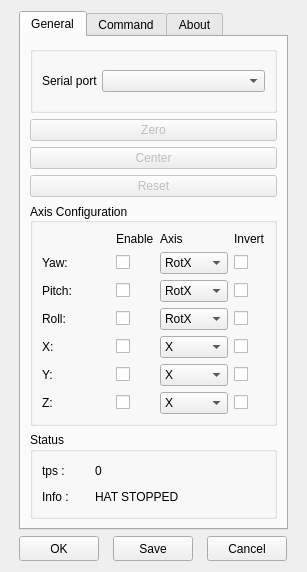
<?xml version="1.0" encoding="UTF-8"?>
<ui version="4.0">
 <class>UIHATControls</class>
 <widget class="QWidget" name="UIHATControls">
  <property name="geometry">
   <rect>
    <x>0</x>
    <y>0</y>
    <width>307</width>
    <height>520</height>
   </rect>
  </property>
  <property name="minimumSize">
   <size>
    <width>0</width>
    <height>0</height>
   </size>
  </property>
  <property name="maximumSize">
   <size>
    <width>65536</width>
    <height>65536</height>
   </size>
  </property>
  <property name="contextMenuPolicy">
   <enum>Qt::NoContextMenu</enum>
  </property>
  <property name="windowTitle">
   <string>Head Arduino Tracker settings FaceTrackNoIR</string>
  </property>
  <property name="windowIcon">
   <iconset resource="ftnoir_hat.qrc">
    <normaloff>:/images/hat.ico</normaloff>:/images/hat.ico</iconset>
  </property>
  <property name="windowOpacity">
   <double>1.000000000000000</double>
  </property>
  <property name="layoutDirection">
   <enum>Qt::LeftToRight</enum>
  </property>
  <property name="autoFillBackground">
   <bool>false</bool>
  </property>
  <layout class="QGridLayout" name="gridLayout_7">
   <item row="1" column="2">
    <widget class="QPushButton" name="btnCancel">
     <property name="sizePolicy">
      <sizepolicy hsizetype="Preferred" vsizetype="Fixed">
       <horstretch>0</horstretch>
       <verstretch>0</verstretch>
      </sizepolicy>
     </property>
     <property name="minimumSize">
      <size>
       <width>80</width>
       <height>25</height>
      </size>
     </property>
     <property name="maximumSize">
      <size>
       <width>80</width>
       <height>25</height>
      </size>
     </property>
     <property name="text">
      <string>Cancel</string>
     </property>
    </widget>
   </item>
   <item row="1" column="0">
    <widget class="QPushButton" name="btnOK">
     <property name="sizePolicy">
      <sizepolicy hsizetype="Preferred" vsizetype="Fixed">
       <horstretch>0</horstretch>
       <verstretch>0</verstretch>
      </sizepolicy>
     </property>
     <property name="minimumSize">
      <size>
       <width>80</width>
       <height>25</height>
      </size>
     </property>
     <property name="maximumSize">
      <size>
       <width>80</width>
       <height>25</height>
      </size>
     </property>
     <property name="text">
      <string>OK</string>
     </property>
    </widget>
   </item>
   <item row="0" column="0" colspan="3">
    <widget class="QTabWidget" name="tabWidget">
     <property name="minimumSize">
      <size>
       <width>0</width>
       <height>0</height>
      </size>
     </property>
     <property name="maximumSize">
      <size>
       <width>65535</width>
       <height>65535</height>
      </size>
     </property>
     <property name="currentIndex">
      <number>0</number>
     </property>
     <widget class="QWidget" name="tab_config">
      <attribute name="title">
       <string>General</string>
      </attribute>
      <layout class="QVBoxLayout" name="verticalLayout">
       <item>
        <widget class="QGroupBox" name="groupBox_2">
         <property name="title">
          <string/>
         </property>
         <property name="flat">
          <bool>true</bool>
         </property>
         <layout class="QGridLayout" name="gridLayout_2">
          <property name="spacing">
           <number>4</number>
          </property>
          <item row="0" column="0">
           <widget class="QLabel" name="label_5">
            <property name="sizePolicy">
             <sizepolicy hsizetype="Maximum" vsizetype="Preferred">
              <horstretch>0</horstretch>
              <verstretch>0</verstretch>
             </sizepolicy>
            </property>
            <property name="maximumSize">
             <size>
              <width>65536</width>
              <height>16777215</height>
             </size>
            </property>
            <property name="text">
             <string>Serial port</string>
            </property>
           </widget>
          </item>
          <item row="0" column="1">
           <widget class="QComboBox" name="cbSerialPort">
            <property name="sizePolicy">
             <sizepolicy hsizetype="MinimumExpanding" vsizetype="Fixed">
              <horstretch>0</horstretch>
              <verstretch>0</verstretch>
             </sizepolicy>
            </property>
            <property name="maximumSize">
             <size>
              <width>65535</width>
              <height>16777215</height>
             </size>
            </property>
            <property name="editable">
             <bool>false</bool>
            </property>
            <property name="sizeAdjustPolicy">
             <enum>QComboBox::AdjustToMinimumContentsLength</enum>
            </property>
            <property name="modelColumn">
             <number>0</number>
            </property>
           </widget>
          </item>
         </layout>
        </widget>
       </item>
       <item>
        <widget class="QPushButton" name="btnZero">
         <property name="enabled">
          <bool>false</bool>
         </property>
         <property name="minimumSize">
          <size>
           <width>80</width>
           <height>20</height>
          </size>
         </property>
         <property name="text">
          <string>Zero</string>
         </property>
        </widget>
       </item>
       <item>
        <widget class="QPushButton" name="btnCenter">
         <property name="enabled">
          <bool>false</bool>
         </property>
         <property name="minimumSize">
          <size>
           <width>80</width>
           <height>20</height>
          </size>
         </property>
         <property name="text">
          <string>Center</string>
         </property>
        </widget>
       </item>
       <item>
        <widget class="QPushButton" name="btnReset">
         <property name="enabled">
          <bool>false</bool>
         </property>
         <property name="minimumSize">
          <size>
           <width>80</width>
           <height>20</height>
          </size>
         </property>
         <property name="text">
          <string>Reset</string>
         </property>
        </widget>
       </item>
       <item>
        <widget class="QGroupBox" name="groupBox_3">
         <property name="minimumSize">
          <size>
           <width>0</width>
           <height>106</height>
          </size>
         </property>
         <property name="title">
          <string>Axis Configuration</string>
         </property>
         <property name="alignment">
          <set>Qt::AlignLeading|Qt::AlignLeft|Qt::AlignVCenter</set>
         </property>
         <layout class="QGridLayout" name="gridLayout_6">
          <item row="2" column="2">
           <widget class="QComboBox" name="cb_pitch">
            <property name="toolTip">
             <string>Associate Axis</string>
            </property>
            <item>
             <property name="text">
              <string>RotX</string>
             </property>
            </item>
            <item>
             <property name="text">
              <string>RotY</string>
             </property>
            </item>
            <item>
             <property name="text">
              <string>RotZ</string>
             </property>
            </item>
           </widget>
          </item>
          <item row="1" column="1">
           <widget class="QCheckBox" name="chkEnableYaw">
            <property name="maximumSize">
             <size>
              <width>20</width>
              <height>16777215</height>
             </size>
            </property>
            <property name="toolTip">
             <string>Enable Axis</string>
            </property>
            <property name="layoutDirection">
             <enum>Qt::LeftToRight</enum>
            </property>
            <property name="text">
             <string/>
            </property>
           </widget>
          </item>
          <item row="4" column="1">
           <widget class="QCheckBox" name="chkEnableX">
            <property name="maximumSize">
             <size>
              <width>20</width>
              <height>16777215</height>
             </size>
            </property>
            <property name="toolTip">
             <string>Enable Axis</string>
            </property>
            <property name="layoutDirection">
             <enum>Qt::LeftToRight</enum>
            </property>
            <property name="text">
             <string/>
            </property>
           </widget>
          </item>
          <item row="2" column="0">
           <widget class="QLabel" name="label_pitch">
            <property name="text">
             <string>Pitch:</string>
            </property>
           </widget>
          </item>
          <item row="0" column="1">
           <widget class="QLabel" name="label">
            <property name="text">
             <string>Enable</string>
            </property>
           </widget>
          </item>
          <item row="2" column="1">
           <widget class="QCheckBox" name="chkEnablePitch">
            <property name="maximumSize">
             <size>
              <width>20</width>
              <height>16777215</height>
             </size>
            </property>
            <property name="toolTip">
             <string>Enable Axis</string>
            </property>
            <property name="layoutDirection">
             <enum>Qt::LeftToRight</enum>
            </property>
            <property name="text">
             <string/>
            </property>
           </widget>
          </item>
          <item row="1" column="0">
           <widget class="QLabel" name="label_yaw">
            <property name="text">
             <string>Yaw:</string>
            </property>
           </widget>
          </item>
          <item row="0" column="3">
           <widget class="QLabel" name="label_3">
            <property name="text">
             <string>Invert</string>
            </property>
           </widget>
          </item>
          <item row="5" column="0">
           <widget class="QLabel" name="label_y">
            <property name="text">
             <string>Y:</string>
            </property>
           </widget>
          </item>
          <item row="3" column="3">
           <widget class="QCheckBox" name="chkInvertRoll">
            <property name="maximumSize">
             <size>
              <width>20</width>
              <height>16777215</height>
             </size>
            </property>
            <property name="toolTip">
             <string>Invert Axis</string>
            </property>
            <property name="layoutDirection">
             <enum>Qt::LeftToRight</enum>
            </property>
            <property name="styleSheet">
             <string notr="true"/>
            </property>
            <property name="text">
             <string/>
            </property>
           </widget>
          </item>
          <item row="4" column="0">
           <widget class="QLabel" name="label_x">
            <property name="text">
             <string>X:</string>
            </property>
           </widget>
          </item>
          <item row="5" column="3">
           <widget class="QCheckBox" name="chkInvertY">
            <property name="maximumSize">
             <size>
              <width>20</width>
              <height>16777215</height>
             </size>
            </property>
            <property name="toolTip">
             <string>Invert Axis</string>
            </property>
            <property name="layoutDirection">
             <enum>Qt::LeftToRight</enum>
            </property>
            <property name="styleSheet">
             <string notr="true"/>
            </property>
            <property name="text">
             <string/>
            </property>
           </widget>
          </item>
          <item row="6" column="3">
           <widget class="QCheckBox" name="chkInvertZ">
            <property name="maximumSize">
             <size>
              <width>20</width>
              <height>16777215</height>
             </size>
            </property>
            <property name="toolTip">
             <string>Invert Axis</string>
            </property>
            <property name="layoutDirection">
             <enum>Qt::LeftToRight</enum>
            </property>
            <property name="styleSheet">
             <string notr="true"/>
            </property>
            <property name="text">
             <string/>
            </property>
           </widget>
          </item>
          <item row="6" column="2">
           <widget class="QComboBox" name="cb_z">
            <property name="toolTip">
             <string>Associate Axis</string>
            </property>
            <item>
             <property name="text">
              <string>X</string>
             </property>
            </item>
            <item>
             <property name="text">
              <string>Y</string>
             </property>
            </item>
            <item>
             <property name="text">
              <string>Z</string>
             </property>
            </item>
           </widget>
          </item>
          <item row="6" column="1">
           <widget class="QCheckBox" name="chkEnableZ">
            <property name="maximumSize">
             <size>
              <width>20</width>
              <height>16777215</height>
             </size>
            </property>
            <property name="toolTip">
             <string>Enable Axis</string>
            </property>
            <property name="layoutDirection">
             <enum>Qt::LeftToRight</enum>
            </property>
            <property name="text">
             <string/>
            </property>
           </widget>
          </item>
          <item row="5" column="2">
           <widget class="QComboBox" name="cb_y">
            <property name="toolTip">
             <string>Associate Axis</string>
            </property>
            <item>
             <property name="text">
              <string>X</string>
             </property>
            </item>
            <item>
             <property name="text">
              <string>Y</string>
             </property>
            </item>
            <item>
             <property name="text">
              <string>Z</string>
             </property>
            </item>
           </widget>
          </item>
          <item row="3" column="0">
           <widget class="QLabel" name="label_roll">
            <property name="text">
             <string>Roll:</string>
            </property>
           </widget>
          </item>
          <item row="4" column="3">
           <widget class="QCheckBox" name="chkInvertX">
            <property name="maximumSize">
             <size>
              <width>20</width>
              <height>16777215</height>
             </size>
            </property>
            <property name="toolTip">
             <string>Invert Axis</string>
            </property>
            <property name="layoutDirection">
             <enum>Qt::LeftToRight</enum>
            </property>
            <property name="styleSheet">
             <string notr="true"/>
            </property>
            <property name="text">
             <string/>
            </property>
           </widget>
          </item>
          <item row="4" column="2">
           <widget class="QComboBox" name="cb_x">
            <property name="toolTip">
             <string>Associate Axis</string>
            </property>
            <item>
             <property name="text">
              <string>X</string>
             </property>
            </item>
            <item>
             <property name="text">
              <string>Y</string>
             </property>
            </item>
            <item>
             <property name="text">
              <string>Z</string>
             </property>
            </item>
           </widget>
          </item>
          <item row="2" column="3">
           <widget class="QCheckBox" name="chkInvertPitch">
            <property name="maximumSize">
             <size>
              <width>20</width>
              <height>16777215</height>
             </size>
            </property>
            <property name="toolTip">
             <string>Invert Axis</string>
            </property>
            <property name="layoutDirection">
             <enum>Qt::LeftToRight</enum>
            </property>
            <property name="styleSheet">
             <string notr="true"/>
            </property>
            <property name="text">
             <string/>
            </property>
           </widget>
          </item>
          <item row="6" column="0">
           <widget class="QLabel" name="label_z">
            <property name="text">
             <string>Z:</string>
            </property>
           </widget>
          </item>
          <item row="3" column="2">
           <widget class="QComboBox" name="cb_roll">
            <property name="toolTip">
             <string>Associate Axis</string>
            </property>
            <item>
             <property name="text">
              <string>RotX</string>
             </property>
            </item>
            <item>
             <property name="text">
              <string>RotY</string>
             </property>
            </item>
            <item>
             <property name="text">
              <string>RotZ</string>
             </property>
            </item>
           </widget>
          </item>
          <item row="3" column="1">
           <widget class="QCheckBox" name="chkEnableRoll">
            <property name="maximumSize">
             <size>
              <width>20</width>
              <height>16777215</height>
             </size>
            </property>
            <property name="toolTip">
             <string>Enable Axis</string>
            </property>
            <property name="layoutDirection">
             <enum>Qt::LeftToRight</enum>
            </property>
            <property name="styleSheet">
             <string notr="true"/>
            </property>
            <property name="text">
             <string/>
            </property>
           </widget>
          </item>
          <item row="5" column="1">
           <widget class="QCheckBox" name="chkEnableY">
            <property name="maximumSize">
             <size>
              <width>20</width>
              <height>16777215</height>
             </size>
            </property>
            <property name="toolTip">
             <string>Enable Axis</string>
            </property>
            <property name="layoutDirection">
             <enum>Qt::LeftToRight</enum>
            </property>
            <property name="text">
             <string/>
            </property>
           </widget>
          </item>
          <item row="1" column="3">
           <widget class="QCheckBox" name="chkInvertYaw">
            <property name="maximumSize">
             <size>
              <width>20</width>
              <height>16777215</height>
             </size>
            </property>
            <property name="toolTip">
             <string>Invert Axis</string>
            </property>
            <property name="layoutDirection">
             <enum>Qt::LeftToRight</enum>
            </property>
            <property name="styleSheet">
             <string notr="true"/>
            </property>
            <property name="text">
             <string/>
            </property>
           </widget>
          </item>
          <item row="1" column="2">
           <widget class="QComboBox" name="cb_yaw">
            <property name="toolTip">
             <string>Associate Axis</string>
            </property>
            <item>
             <property name="text">
              <string>RotX</string>
             </property>
            </item>
            <item>
             <property name="text">
              <string>RotY</string>
             </property>
            </item>
            <item>
             <property name="text">
              <string>RotZ</string>
             </property>
            </item>
           </widget>
          </item>
          <item row="0" column="2">
           <widget class="QLabel" name="label_2">
            <property name="text">
             <string>Axis</string>
            </property>
           </widget>
          </item>
         </layout>
        </widget>
       </item>
       <item>
        <widget class="QGroupBox" name="groupBox_status">
         <property name="sizePolicy">
          <sizepolicy hsizetype="MinimumExpanding" vsizetype="Minimum">
           <horstretch>0</horstretch>
           <verstretch>0</verstretch>
          </sizepolicy>
         </property>
         <property name="title">
          <string>Status</string>
         </property>
         <property name="flat">
          <bool>false</bool>
         </property>
         <layout class="QGridLayout" name="gridLayout_3">
          <item row="0" column="0">
           <widget class="QLabel" name="lab_tps">
            <property name="minimumSize">
             <size>
              <width>31</width>
              <height>20</height>
             </size>
            </property>
            <property name="maximumSize">
             <size>
              <width>60</width>
              <height>20</height>
             </size>
            </property>
            <property name="toolTip">
             <string>Trame per seconde</string>
            </property>
            <property name="text">
             <string>tps :</string>
            </property>
           </widget>
          </item>
          <item row="0" column="1">
           <widget class="QLabel" name="lab_vtps">
            <property name="minimumSize">
             <size>
              <width>31</width>
              <height>20</height>
             </size>
            </property>
            <property name="maximumSize">
             <size>
              <width>60</width>
              <height>20</height>
             </size>
            </property>
            <property name="text">
             <string notr="true">0</string>
            </property>
            <property name="textFormat">
             <enum>Qt::PlainText</enum>
            </property>
           </widget>
          </item>
          <item row="1" column="0">
           <widget class="QLabel" name="lab_status">
            <property name="minimumSize">
             <size>
              <width>0</width>
              <height>20</height>
             </size>
            </property>
            <property name="maximumSize">
             <size>
              <width>60</width>
              <height>20</height>
             </size>
            </property>
            <property name="text">
             <string>Info :</string>
            </property>
           </widget>
          </item>
          <item row="1" column="1">
           <widget class="QLabel" name="lab_vstatus">
            <property name="minimumSize">
             <size>
              <width>170</width>
              <height>20</height>
             </size>
            </property>
            <property name="maximumSize">
             <size>
              <width>60</width>
              <height>20</height>
             </size>
            </property>
            <property name="text">
             <string>HAT STOPPED</string>
            </property>
            <property name="textFormat">
             <enum>Qt::PlainText</enum>
            </property>
           </widget>
          </item>
         </layout>
        </widget>
       </item>
      </layout>
     </widget>
     <widget class="QWidget" name="tab_cmds">
      <attribute name="title">
       <string>Command</string>
      </attribute>
      <layout class="QGridLayout" name="gridLayout_5">
       <item row="1" column="0">
        <widget class="QGroupBox" name="parametersBox">
         <property name="title">
          <string>Serial Parameters</string>
         </property>
         <layout class="QGridLayout" name="gridLayout_8">
          <item row="0" column="1">
           <widget class="QComboBox" name="QCB_Serial_baudRate"/>
          </item>
          <item row="3" column="1">
           <widget class="QComboBox" name="QCB_Serial_stopBits"/>
          </item>
          <item row="4" column="0">
           <widget class="QLabel" name="flowControlLabel">
            <property name="text">
             <string>Flow control:</string>
            </property>
           </widget>
          </item>
          <item row="2" column="1">
           <widget class="QComboBox" name="QCB_Serial_parity"/>
          </item>
          <item row="4" column="1">
           <widget class="QComboBox" name="QCB_Serial_flowControl"/>
          </item>
          <item row="3" column="0">
           <widget class="QLabel" name="stopBitsLabel">
            <property name="text">
             <string>Stop bits:</string>
            </property>
           </widget>
          </item>
          <item row="2" column="0">
           <widget class="QLabel" name="parityLabel">
            <property name="text">
             <string>Parity:</string>
            </property>
           </widget>
          </item>
          <item row="0" column="0">
           <widget class="QLabel" name="baudRateLabel">
            <property name="text">
             <string>BaudRate:</string>
            </property>
           </widget>
          </item>
          <item row="1" column="1">
           <widget class="QComboBox" name="QCB_Serial_dataBits"/>
          </item>
          <item row="1" column="0">
           <widget class="QLabel" name="dataBitsLabel">
            <property name="text">
             <string>Data bits:</string>
            </property>
           </widget>
          </item>
         </layout>
        </widget>
       </item>
       <item row="0" column="0">
        <widget class="QGroupBox" name="groupBox">
         <property name="title">
          <string>Arduino Commands</string>
         </property>
         <layout class="QGridLayout" name="gridLayout">
          <item row="0" column="1">
           <widget class="QLabel" name="lab_cmd_init_2">
            <property name="text">
             <string>Delay Init</string>
            </property>
           </widget>
          </item>
          <item row="1" column="0">
           <widget class="QLabel" name="lab_cmd_init">
            <property name="text">
             <string>Init</string>
            </property>
           </widget>
          </item>
          <item row="1" column="1">
           <widget class="QLineEdit" name="le_cmd_init">
            <property name="toolTip">
             <string>Command for Initialising Arduino</string>
            </property>
           </widget>
          </item>
          <item row="2" column="1">
           <widget class="QLabel" name="lab_cmd_init_3">
            <property name="text">
             <string>Delay Start</string>
            </property>
           </widget>
          </item>
          <item row="3" column="0">
           <widget class="QLabel" name="lab_cmd_start">
            <property name="text">
             <string>Start:</string>
            </property>
           </widget>
          </item>
          <item row="3" column="1">
           <widget class="QLineEdit" name="le_cmd_start">
            <property name="toolTip">
             <string>Command for Start send sequence</string>
            </property>
           </widget>
          </item>
          <item row="4" column="1">
           <widget class="QLabel" name="lab_cmd_init_4">
            <property name="text">
             <string>Delay Sequence</string>
            </property>
           </widget>
          </item>
          <item row="4" column="2">
           <widget class="QSpinBox" name="spb_AfterStart">
            <property name="toolTip">
             <string>&lt;!DOCTYPE HTML PUBLIC &quot;-//W3C//DTD HTML 4.0//EN&quot; &quot;http://www.w3.org/TR/REC-html40/strict.dtd&quot;&gt;
&lt;html&gt;&lt;head&gt;&lt;meta name=&quot;qrichtext&quot; content=&quot;1&quot; /&gt;&lt;style type=&quot;text/css&quot;&gt;
p, li { white-space: pre-wrap; }
&lt;/style&gt;&lt;/head&gt;&lt;body style=&quot; font-family:'MS Shell Dlg 2'; font-size:8.25pt; font-weight:400; font-style:normal;&quot;&gt;
&lt;p style=&quot; margin-top:0px; margin-bottom:0px; margin-left:0px; margin-right:0px; -qt-block-indent:0; text-indent:0px;&quot;&gt;&lt;span style=&quot; font-size:8pt;&quot;&gt;Delay after Start Command in ms&lt;/span&gt;&lt;/p&gt;&lt;/body&gt;&lt;/html&gt;</string>
            </property>
            <property name="maximum">
             <number>5000</number>
            </property>
            <property name="singleStep">
             <number>50</number>
            </property>
           </widget>
          </item>
          <item row="5" column="0">
           <widget class="QLabel" name="lab_cmd_stop">
            <property name="text">
             <string>Stop:</string>
            </property>
           </widget>
          </item>
          <item row="5" column="1">
           <widget class="QLineEdit" name="le_cmd_stop">
            <property name="toolTip">
             <string>Command for Stop send sequence</string>
            </property>
           </widget>
          </item>
          <item row="6" column="0">
           <widget class="QLabel" name="lab_cmd_center">
            <property name="text">
             <string>Center:</string>
            </property>
           </widget>
          </item>
          <item row="6" column="1">
           <widget class="QLineEdit" name="le_cmd_center">
            <property name="toolTip">
             <string>Command for read Center  Gyro arduino</string>
            </property>
           </widget>
          </item>
          <item row="7" column="0">
           <widget class="QLabel" name="lab_cmd_zero">
            <property name="text">
             <string>Zero:</string>
            </property>
           </widget>
          </item>
          <item row="7" column="1">
           <widget class="QLineEdit" name="le_cmd_zero">
            <property name="toolTip">
             <string>Command for reset Center  Gyro arduino</string>
            </property>
           </widget>
          </item>
          <item row="8" column="0">
           <widget class="QLabel" name="lab_cmd_reset">
            <property name="text">
             <string>Reset:</string>
            </property>
           </widget>
          </item>
          <item row="8" column="1">
           <widget class="QLineEdit" name="le_cmd_reset">
            <property name="toolTip">
             <string>Command for Reset Arduino</string>
            </property>
           </widget>
          </item>
          <item row="8" column="2">
           <widget class="QCheckBox" name="cb_Endian">
            <property name="toolTip">
             <string>&lt;!DOCTYPE HTML PUBLIC &quot;-//W3C//DTD HTML 4.0//EN&quot; &quot;http://www.w3.org/TR/REC-html40/strict.dtd&quot;&gt;
&lt;html&gt;&lt;head&gt;&lt;meta name=&quot;qrichtext&quot; content=&quot;1&quot; /&gt;&lt;style type=&quot;text/css&quot;&gt;
p, li { white-space: pre-wrap; }
&lt;/style&gt;&lt;/head&gt;&lt;body style=&quot; font-family:'MS Shell Dlg 2'; font-size:8.25pt; font-weight:400; font-style:normal;&quot;&gt;
&lt;p style=&quot; margin-top:0px; margin-bottom:0px; margin-left:0px; margin-right:0px; -qt-block-indent:0; text-indent:0px;&quot;&gt;Little or Big Endian for &lt;span style=&quot; font-family:'Arial,Geneva,Helvetica,sans-serif'; font-size:medium; color:#000000;&quot;&gt;the serialization of byte order&lt;/span&gt;&lt;/p&gt;
&lt;p style=&quot; margin-top:0px; margin-bottom:0px; margin-left:0px; margin-right:0px; -qt-block-indent:0; text-indent:0px;&quot;&gt;&lt;span style=&quot; font-family:'Arial,Geneva,Helvetica,sans-serif'; font-size:medium; color:#000000;&quot;&gt;Arduino is LittleEndian ( unchecked)&lt;/span&gt;&lt;/p&gt;&lt;/body&gt;&lt;/html&gt;</string>
            </property>
            <property name="text">
             <string>Endian</string>
            </property>
           </widget>
          </item>
          <item row="0" column="2">
           <widget class="QSpinBox" name="spb_BeforeInit">
            <property name="maximumSize">
             <size>
              <width>60</width>
              <height>16777215</height>
             </size>
            </property>
            <property name="toolTip">
             <string>&lt;!DOCTYPE HTML PUBLIC &quot;-//W3C//DTD HTML 4.0//EN&quot; &quot;http://www.w3.org/TR/REC-html40/strict.dtd&quot;&gt;
&lt;html&gt;&lt;head&gt;&lt;meta name=&quot;qrichtext&quot; content=&quot;1&quot; /&gt;&lt;style type=&quot;text/css&quot;&gt;
p, li { white-space: pre-wrap; }
&lt;/style&gt;&lt;/head&gt;&lt;body style=&quot; font-family:'MS Shell Dlg 2'; font-size:8.25pt; font-weight:400; font-style:normal;&quot;&gt;
&lt;p style=&quot; margin-top:0px; margin-bottom:0px; margin-left:0px; margin-right:0px; -qt-block-indent:0; text-indent:0px;&quot;&gt;&lt;span style=&quot; font-size:8pt;&quot;&gt;Delay before Init command in ms&lt;/span&gt;&lt;/p&gt;&lt;/body&gt;&lt;/html&gt;</string>
            </property>
            <property name="maximum">
             <number>5000</number>
            </property>
            <property name="singleStep">
             <number>50</number>
            </property>
           </widget>
          </item>
          <item row="2" column="2">
           <widget class="QSpinBox" name="spb_BeforeStart">
            <property name="toolTip">
             <string>&lt;!DOCTYPE HTML PUBLIC &quot;-//W3C//DTD HTML 4.0//EN&quot; &quot;http://www.w3.org/TR/REC-html40/strict.dtd&quot;&gt;
&lt;html&gt;&lt;head&gt;&lt;meta name=&quot;qrichtext&quot; content=&quot;1&quot; /&gt;&lt;style type=&quot;text/css&quot;&gt;
p, li { white-space: pre-wrap; }
&lt;/style&gt;&lt;/head&gt;&lt;body style=&quot; font-family:'MS Shell Dlg 2'; font-size:8.25pt; font-weight:400; font-style:normal;&quot;&gt;
&lt;p style=&quot; margin-top:0px; margin-bottom:0px; margin-left:0px; margin-right:0px; -qt-block-indent:0; text-indent:0px;&quot;&gt;&lt;span style=&quot; font-size:8pt;&quot;&gt;Delay after Init command in ms&lt;/span&gt;&lt;/p&gt;&lt;/body&gt;&lt;/html&gt;</string>
            </property>
            <property name="maximum">
             <number>5000</number>
            </property>
            <property name="singleStep">
             <number>50</number>
            </property>
           </widget>
          </item>
          <item row="7" column="2">
           <widget class="QSpinBox" name="spb_Fps">
            <property name="maximumSize">
             <size>
              <width>51</width>
              <height>19</height>
             </size>
            </property>
            <property name="toolTip">
             <string>&lt;html&gt;&lt;head/&gt;&lt;body&gt;&lt;p&gt;Indicate at OpenTrack speed sketch  FPS to adjust CPU &lt;/p&gt;&lt;/body&gt;&lt;/html&gt;</string>
            </property>
            <property name="minimum">
             <number>10</number>
            </property>
            <property name="maximum">
             <number>200</number>
            </property>
           </widget>
          </item>
         </layout>
        </widget>
       </item>
      </layout>
     </widget>
     <widget class="QWidget" name="tab_about">
      <attribute name="title">
       <string>About</string>
      </attribute>
      <layout class="QGridLayout" name="gridLayout_4">
       <item row="0" column="0">
        <widget class="QLabel" name="label_info_2">
         <property name="text">
          <string>&lt;!DOCTYPE HTML PUBLIC &quot;-//W3C//DTD HTML 4.0//EN&quot; &quot;http://www.w3.org/TR/REC-html40/strict.dtd&quot;&gt;
&lt;html&gt;&lt;head&gt;&lt;meta name=&quot;qrichtext&quot; content=&quot;1&quot; /&gt;&lt;style type=&quot;text/css&quot;&gt;
p, li { white-space: pre-wrap; }
&lt;/style&gt;&lt;/head&gt;&lt;body style=&quot; font-family:'MS Shell Dlg 2'; font-size:8.25pt; font-weight:400; font-style:normal;&quot;&gt;
&lt;p style=&quot; margin-top:12px; margin-bottom:12px; margin-left:0px; margin-right:0px; -qt-block-indent:0; text-indent:0px;&quot;&gt;&lt;span style=&quot; font-size:8pt; font-weight:600;&quot;&gt;FTNoIR HAT  Plugin&lt;br /&gt;by FuraX49&lt;/span&gt;&lt;/p&gt;
&lt;p style=&quot; margin-top:12px; margin-bottom:12px; margin-left:0px; margin-right:0px; -qt-block-indent:0; text-indent:0px;&quot;&gt;&lt;a href=&quot;http://hatire.sourceforge.net/&quot;&gt;&lt;span style=&quot; font-size:8pt; font-weight:600; text-decoration: underline; color:#0000ff;&quot;&gt;Manual (external)&lt;/span&gt;&lt;/a&gt;&lt;/p&gt;&lt;/body&gt;&lt;/html&gt;</string>
         </property>
         <property name="openExternalLinks">
          <bool>true</bool>
         </property>
        </widget>
       </item>
       <item row="0" column="1" rowspan="2" colspan="2">
        <widget class="QPushButton" name="btn_icone">
         <property name="autoFillBackground">
          <bool>false</bool>
         </property>
         <property name="text">
          <string/>
         </property>
         <property name="icon">
          <iconset>
           <normalon>:/images/hat_logo.png</normalon>
          </iconset>
         </property>
         <property name="iconSize">
          <size>
           <width>128</width>
           <height>128</height>
          </size>
         </property>
         <property name="flat">
          <bool>true</bool>
         </property>
        </widget>
       </item>
       <item row="1" column="0">
        <widget class="QLabel" name="label_version">
         <property name="font">
          <font>
           <family>Arial Black</family>
           <pointsize>10</pointsize>
           <weight>75</weight>
           <italic>true</italic>
           <bold>true</bold>
          </font>
         </property>
         <property name="text">
          <string>Version 1.0.0</string>
         </property>
         <property name="textFormat">
          <enum>Qt::PlainText</enum>
         </property>
         <property name="openExternalLinks">
          <bool>true</bool>
         </property>
        </widget>
       </item>
       <item row="2" column="0" colspan="2">
        <widget class="QLineEdit" name="lineSend">
         <property name="inputMask">
          <string notr="true"/>
         </property>
         <property name="text">
          <string notr="true"/>
         </property>
        </widget>
       </item>
       <item row="2" column="2">
        <widget class="QPushButton" name="btnSend">
         <property name="text">
          <string>Send</string>
         </property>
        </widget>
       </item>
       <item row="3" column="0" colspan="3">
        <widget class="QPlainTextEdit" name="pteINFO">
         <property name="contextMenuPolicy">
          <enum>Qt::ActionsContextMenu</enum>
         </property>
         <property name="readOnly">
          <bool>true</bool>
         </property>
         <property name="plainText">
          <string notr="true"/>
         </property>
         <property name="textInteractionFlags">
          <set>Qt::TextSelectableByKeyboard|Qt::TextSelectableByMouse</set>
         </property>
         <property name="maximumBlockCount">
          <number>800</number>
         </property>
         <property name="backgroundVisible">
          <bool>false</bool>
         </property>
        </widget>
       </item>
      </layout>
     </widget>
    </widget>
   </item>
   <item row="1" column="1">
    <widget class="QPushButton" name="btnSave">
     <property name="minimumSize">
      <size>
       <width>80</width>
       <height>25</height>
      </size>
     </property>
     <property name="maximumSize">
      <size>
       <width>80</width>
       <height>25</height>
      </size>
     </property>
     <property name="text">
      <string>Save</string>
     </property>
    </widget>
   </item>
  </layout>
 </widget>
 <tabstops>
  <tabstop>btnOK</tabstop>
  <tabstop>btnSave</tabstop>
  <tabstop>btnCancel</tabstop>
  <tabstop>cbSerialPort</tabstop>
  <tabstop>btnZero</tabstop>
  <tabstop>btnCenter</tabstop>
  <tabstop>btnReset</tabstop>
  <tabstop>chkEnableYaw</tabstop>
  <tabstop>cb_yaw</tabstop>
  <tabstop>chkInvertYaw</tabstop>
  <tabstop>chkEnablePitch</tabstop>
  <tabstop>cb_pitch</tabstop>
  <tabstop>chkInvertPitch</tabstop>
  <tabstop>chkEnableRoll</tabstop>
  <tabstop>cb_roll</tabstop>
  <tabstop>chkInvertRoll</tabstop>
  <tabstop>chkEnableX</tabstop>
  <tabstop>cb_x</tabstop>
  <tabstop>chkInvertX</tabstop>
  <tabstop>chkEnableY</tabstop>
  <tabstop>cb_y</tabstop>
  <tabstop>chkInvertY</tabstop>
  <tabstop>chkEnableZ</tabstop>
  <tabstop>cb_z</tabstop>
  <tabstop>chkInvertZ</tabstop>
  <tabstop>spb_BeforeInit</tabstop>
  <tabstop>le_cmd_init</tabstop>
  <tabstop>spb_BeforeStart</tabstop>
  <tabstop>le_cmd_start</tabstop>
  <tabstop>spb_AfterStart</tabstop>
  <tabstop>le_cmd_stop</tabstop>
  <tabstop>le_cmd_center</tabstop>
  <tabstop>le_cmd_zero</tabstop>
  <tabstop>le_cmd_reset</tabstop>
  <tabstop>spb_Fps</tabstop>
  <tabstop>cb_Endian</tabstop>
  <tabstop>QCB_Serial_baudRate</tabstop>
  <tabstop>QCB_Serial_dataBits</tabstop>
  <tabstop>QCB_Serial_parity</tabstop>
  <tabstop>QCB_Serial_stopBits</tabstop>
  <tabstop>QCB_Serial_flowControl</tabstop>
  <tabstop>lineSend</tabstop>
  <tabstop>btnSend</tabstop>
  <tabstop>pteINFO</tabstop>
  <tabstop>tabWidget</tabstop>
  <tabstop>btn_icone</tabstop>
 </tabstops>
 <resources>
  <include location="ftnoir_hat.qrc"/>
 </resources>
 <connections/>
 <slots>
  <slot>startEngineClicked()</slot>
  <slot>stopEngineClicked()</slot>
  <slot>cameraSettingsClicked()</slot>
 </slots>
</ui>
